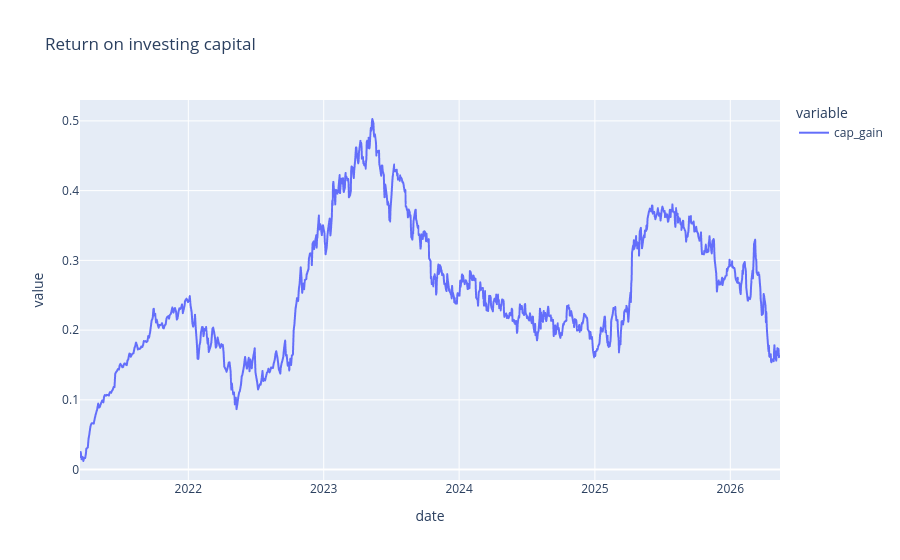

The cell this chart's notebook holds for it:
### Code cell
px.line(df_roll[['cap_gain']].iloc[30:], title='Return on investing capital')

### Figure 1 — Plotly figure (JSON) as saved in the notebook; plotly's stock layout.template omitted (floating-point values rounded to 4 significant figures; data arrays with more than 128 entries replaced by an {"elided": "..."} marker saying what was removed)
{"data": [{"hovertemplate": "variable=cap_gain<br>date=%{x}<br>value=%{y}<extra></extra>", "legendgroup": "cap_gain", "line": {"color": "#636efa", "dash": "solid"}, "marker": {"symbol": "circle"}, "mode": "lines", "name": "cap_gain", "showlegend": true, "x": {"elided": "1142 str values"}, "xaxis": "x", "y": {"elided": "1142 float values"}, "yaxis": "y", "type": "scattergl"}], "layout": {"xaxis": {"anchor": "y", "domain": [0.0, 1.0], "title": {"text": "date"}}, "yaxis": {"anchor": "x", "domain": [0.0, 1.0], "title": {"text": "value"}}, "legend": {"title": {"text": "variable"}, "tracegroupgap": 0}, "title": {"text": "Return on investing capital"}}}
